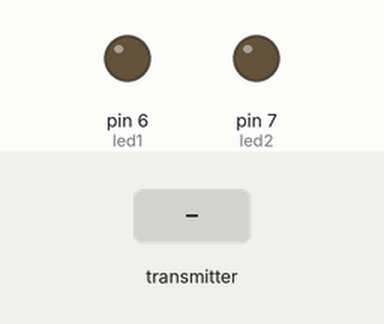
The sketch below on a simulated Arduino Uno, built with avr-gcc and run on an emulated ATmega328P. Shown: output pins drawn as LEDs (lit = HIGH). The test bench sets the inputs (shaded band). No radio packets arrive unless stated.

Above: at 1.2 s.
1.3 s: the transmitter starts sending led = 1
At 2.5 s:
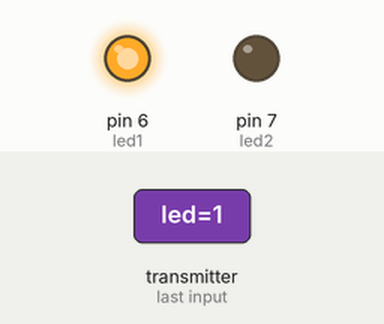
2.8 s: the transmitter starts sending led = 0
At 3.8 s:
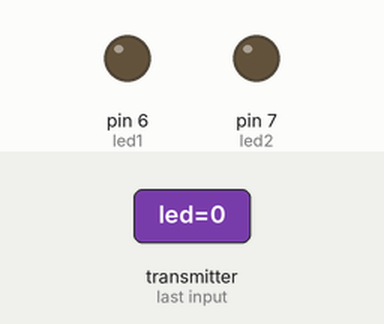
Timing chart, 0 to 5.8 s (numbered marks = the images above; inputs shaded):
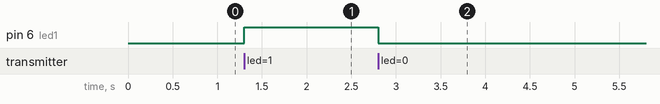

The sketch:

receptor.ino
```cpp
#include <SPI.h>
#include "nRF24L01.h"
#include "RF24.h"

RF24 radio(9,10);
const uint64_t pipe = 0xE8E8F0F0E2LL;

int led = 0;

int led1 = 6;
int led2 = 7;

void setup(void)
{
  SPI.begin;
  radio.begin();
  radio.openReadingPipe(1,pipe);
  radio.startListening();
  pinMode(led1, OUTPUT);
  pinMode(led2, OUTPUT);
}

void loop(void)
{
  if ( radio.available() )
  {
    bool done = false;
    while (!done)
    {
      done = radio.read( &led, sizeof(led) );

      if(led==1)
      {
        digitalWrite(led1, HIGH);
        digitalWrite(led2, LOW);
      }
      else if(led==2)
      {
        digitalWrite(led1, LOW);
        digitalWrite(led2, HIGH);
      }
      else
      {
        digitalWrite(led1, LOW);
        digitalWrite(led2, LOW);
      }
  }
    }
}
```

Measured:
- after the input at 1.3 s, pin 6 (led1): LOW → HIGH at once
- after the input at 2.8 s, pin 6 (led1): HIGH → LOW at once
